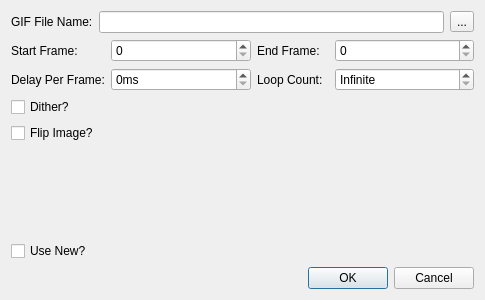
<?xml version="1.0" encoding="UTF-8"?>
<ui version="4.0">
 <class>NSABUtils::CGIFWriterDlg</class>
 <widget class="QDialog" name="NSABUtils::CGIFWriterDlg">
  <property name="geometry">
   <rect>
    <x>0</x>
    <y>0</y>
    <width>485</width>
    <height>300</height>
   </rect>
  </property>
  <property name="windowTitle">
   <string>Dialog</string>
  </property>
  <layout class="QGridLayout" name="gridLayout">
   <item row="2" column="0">
    <widget class="QLabel" name="label_4">
     <property name="text">
      <string>Delay Per Frame:</string>
     </property>
    </widget>
   </item>
   <item row="1" column="1">
    <widget class="QSpinBox" name="startFrame">
     <property name="sizePolicy">
      <sizepolicy hsizetype="MinimumExpanding" vsizetype="Fixed">
       <horstretch>0</horstretch>
       <verstretch>0</verstretch>
      </sizepolicy>
     </property>
    </widget>
   </item>
   <item row="7" column="0" colspan="5">
    <widget class="QDialogButtonBox" name="buttonBox">
     <property name="orientation">
      <enum>Qt::Horizontal</enum>
     </property>
     <property name="standardButtons">
      <set>QDialogButtonBox::Cancel|QDialogButtonBox::Ok</set>
     </property>
    </widget>
   </item>
   <item row="2" column="2">
    <widget class="QLabel" name="label_5">
     <property name="text">
      <string>Loop Count:</string>
     </property>
    </widget>
   </item>
   <item row="0" column="0" colspan="5">
    <layout class="QHBoxLayout" name="horizontalLayout">
     <item>
      <widget class="QLabel" name="label_3">
       <property name="text">
        <string>GIF File Name:</string>
       </property>
      </widget>
     </item>
     <item>
      <widget class="QLineEdit" name="fileName"/>
     </item>
     <item>
      <widget class="QToolButton" name="selectGIFFile">
       <property name="text">
        <string>...</string>
       </property>
       <property name="icon">
        <iconset resource="resources/SABUtils.qrc">
         <normaloff>:/SABUtilsResources/open.png</normaloff>:/SABUtilsResources/open.png</iconset>
       </property>
      </widget>
     </item>
    </layout>
   </item>
   <item row="1" column="4">
    <widget class="QSpinBox" name="endFrame">
     <property name="sizePolicy">
      <sizepolicy hsizetype="MinimumExpanding" vsizetype="Fixed">
       <horstretch>0</horstretch>
       <verstretch>0</verstretch>
      </sizepolicy>
     </property>
    </widget>
   </item>
   <item row="1" column="2" colspan="2">
    <widget class="QLabel" name="label_2">
     <property name="text">
      <string>End Frame:</string>
     </property>
    </widget>
   </item>
   <item row="4" column="0" colspan="5">
    <widget class="QCheckBox" name="flipImage">
     <property name="text">
      <string>Flip Image?</string>
     </property>
    </widget>
   </item>
   <item row="5" column="0">
    <spacer name="verticalSpacer">
     <property name="orientation">
      <enum>Qt::Vertical</enum>
     </property>
     <property name="sizeHint" stdset="0">
      <size>
       <width>20</width>
       <height>100</height>
      </size>
     </property>
    </spacer>
   </item>
   <item row="2" column="1">
    <widget class="QSpinBox" name="delay">
     <property name="sizePolicy">
      <sizepolicy hsizetype="MinimumExpanding" vsizetype="Fixed">
       <horstretch>0</horstretch>
       <verstretch>0</verstretch>
      </sizepolicy>
     </property>
     <property name="suffix">
      <string>ms</string>
     </property>
     <property name="maximum">
      <number>100000</number>
     </property>
    </widget>
   </item>
   <item row="2" column="4">
    <widget class="QSpinBox" name="loopCount">
     <property name="specialValueText">
      <string>Infinite</string>
     </property>
    </widget>
   </item>
   <item row="1" column="0">
    <widget class="QLabel" name="label">
     <property name="text">
      <string>Start Frame:</string>
     </property>
    </widget>
   </item>
   <item row="3" column="0" colspan="5">
    <widget class="QCheckBox" name="dither">
     <property name="text">
      <string>Dither?</string>
     </property>
    </widget>
   </item>
   <item row="6" column="0" colspan="5">
    <widget class="QCheckBox" name="useNew">
     <property name="text">
      <string>Use New?</string>
     </property>
    </widget>
   </item>
  </layout>
 </widget>
 <tabstops>
  <tabstop>fileName</tabstop>
  <tabstop>selectGIFFile</tabstop>
  <tabstop>startFrame</tabstop>
  <tabstop>endFrame</tabstop>
  <tabstop>delay</tabstop>
  <tabstop>loopCount</tabstop>
  <tabstop>dither</tabstop>
  <tabstop>flipImage</tabstop>
 </tabstops>
 <resources>
  <include location="resources/SABUtils.qrc"/>
 </resources>
 <connections>
  <connection>
   <sender>buttonBox</sender>
   <signal>accepted()</signal>
   <receiver>NSABUtils::CGIFWriterDlg</receiver>
   <slot>accept()</slot>
   <hints>
    <hint type="sourcelabel">
     <x>248</x>
     <y>254</y>
    </hint>
    <hint type="destinationlabel">
     <x>157</x>
     <y>274</y>
    </hint>
   </hints>
  </connection>
  <connection>
   <sender>buttonBox</sender>
   <signal>rejected()</signal>
   <receiver>NSABUtils::CGIFWriterDlg</receiver>
   <slot>reject()</slot>
   <hints>
    <hint type="sourcelabel">
     <x>316</x>
     <y>260</y>
    </hint>
    <hint type="destinationlabel">
     <x>286</x>
     <y>274</y>
    </hint>
   </hints>
  </connection>
 </connections>
</ui>
